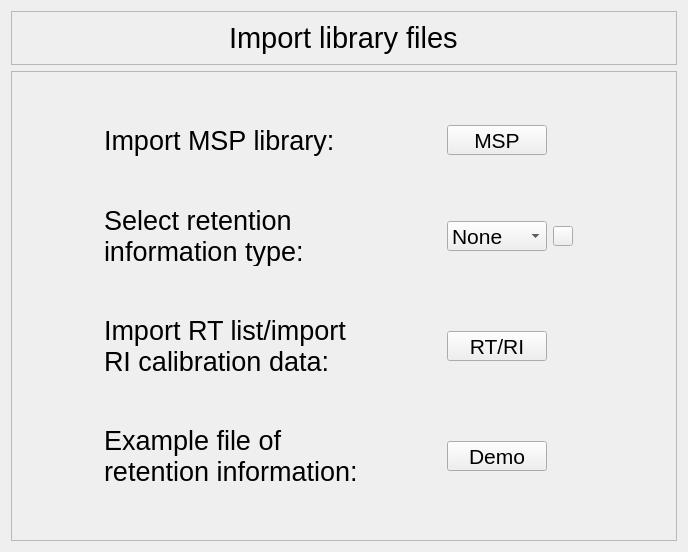
<?xml version="1.0" encoding="UTF-8"?>
<ui version="4.0">
 <class>Form</class>
 <widget class="QWidget" name="Form">
  <property name="geometry">
   <rect>
    <x>0</x>
    <y>0</y>
    <width>688</width>
    <height>552</height>
   </rect>
  </property>
  <property name="windowTitle">
   <string>DataAnalyzer-WTS</string>
  </property>
  <property name="windowIcon">
   <iconset>
    <normaloff>../Combine/icon.png</normaloff>../Combine/icon.png</iconset>
  </property>
  <layout class="QGridLayout" name="gridLayout_2" rowstretch="1,10">
   <item row="0" column="0">
    <widget class="QFrame" name="frame">
     <property name="frameShape">
      <enum>QFrame::StyledPanel</enum>
     </property>
     <property name="frameShadow">
      <enum>QFrame::Raised</enum>
     </property>
     <layout class="QHBoxLayout" name="horizontalLayout">
      <item>
       <widget class="QLabel" name="label">
        <property name="sizePolicy">
         <sizepolicy hsizetype="Maximum" vsizetype="Preferred">
          <horstretch>0</horstretch>
          <verstretch>0</verstretch>
         </sizepolicy>
        </property>
        <property name="font">
         <font>
          <pointsize>22</pointsize>
          <weight>50</weight>
          <italic>false</italic>
          <bold>false</bold>
         </font>
        </property>
        <property name="styleSheet">
         <string notr="true">font: 22pt;</string>
        </property>
        <property name="text">
         <string>Import library files</string>
        </property>
       </widget>
      </item>
     </layout>
    </widget>
   </item>
   <item row="1" column="0">
    <widget class="QFrame" name="frame_2">
     <property name="frameShape">
      <enum>QFrame::StyledPanel</enum>
     </property>
     <property name="frameShadow">
      <enum>QFrame::Raised</enum>
     </property>
     <layout class="QGridLayout" name="gridLayout">
      <item row="0" column="0">
       <widget class="QLabel" name="label_3">
        <property name="sizePolicy">
         <sizepolicy hsizetype="Maximum" vsizetype="Preferred">
          <horstretch>0</horstretch>
          <verstretch>0</verstretch>
         </sizepolicy>
        </property>
        <property name="minimumSize">
         <size>
          <width>0</width>
          <height>0</height>
         </size>
        </property>
        <property name="maximumSize">
         <size>
          <width>16777215</width>
          <height>16777215</height>
         </size>
        </property>
        <property name="font">
         <font>
          <pointsize>20</pointsize>
          <weight>50</weight>
          <italic>false</italic>
          <bold>false</bold>
         </font>
        </property>
        <property name="styleSheet">
         <string notr="true">font: 20pt;</string>
        </property>
        <property name="text">
         <string>Import MSP library:</string>
        </property>
       </widget>
      </item>
      <item row="0" column="1">
       <widget class="QPushButton" name="pushButton">
        <property name="minimumSize">
         <size>
          <width>50</width>
          <height>30</height>
         </size>
        </property>
        <property name="maximumSize">
         <size>
          <width>100</width>
          <height>30</height>
         </size>
        </property>
        <property name="font">
         <font>
          <pointsize>16</pointsize>
          <weight>50</weight>
          <italic>false</italic>
          <bold>false</bold>
         </font>
        </property>
        <property name="styleSheet">
         <string notr="true">font: 16pt;</string>
        </property>
        <property name="text">
         <string>MSP</string>
        </property>
       </widget>
      </item>
      <item row="1" column="0">
       <widget class="QLabel" name="label_2">
        <property name="sizePolicy">
         <sizepolicy hsizetype="Maximum" vsizetype="Preferred">
          <horstretch>0</horstretch>
          <verstretch>0</verstretch>
         </sizepolicy>
        </property>
        <property name="minimumSize">
         <size>
          <width>0</width>
          <height>60</height>
         </size>
        </property>
        <property name="maximumSize">
         <size>
          <width>16777215</width>
          <height>60</height>
         </size>
        </property>
        <property name="font">
         <font>
          <pointsize>20</pointsize>
          <weight>50</weight>
          <italic>false</italic>
          <bold>false</bold>
         </font>
        </property>
        <property name="styleSheet">
         <string notr="true">font: 20pt;</string>
        </property>
        <property name="text">
         <string>Select retention information type:</string>
        </property>
        <property name="wordWrap">
         <bool>true</bool>
        </property>
       </widget>
      </item>
      <item row="1" column="1">
       <widget class="QWidget" name="widget" native="true">
        <property name="minimumSize">
         <size>
          <width>0</width>
          <height>60</height>
         </size>
        </property>
        <layout class="QHBoxLayout" name="horizontalLayout_2">
         <property name="leftMargin">
          <number>0</number>
         </property>
         <item>
          <widget class="QComboBox" name="comboBox">
           <property name="sizePolicy">
            <sizepolicy hsizetype="Minimum" vsizetype="Fixed">
             <horstretch>0</horstretch>
             <verstretch>0</verstretch>
            </sizepolicy>
           </property>
           <property name="minimumSize">
            <size>
             <width>100</width>
             <height>30</height>
            </size>
           </property>
           <property name="maximumSize">
            <size>
             <width>100</width>
             <height>30</height>
            </size>
           </property>
           <property name="font">
            <font>
             <pointsize>16</pointsize>
             <weight>50</weight>
             <italic>false</italic>
             <bold>false</bold>
            </font>
           </property>
           <property name="styleSheet">
            <string notr="true">font: 16pt;</string>
           </property>
           <property name="sizeAdjustPolicy">
            <enum>QComboBox::AdjustToContentsOnFirstShow</enum>
           </property>
           <property name="placeholderText">
            <string extracomment="1"/>
           </property>
           <item>
            <property name="text">
             <string>None</string>
            </property>
           </item>
           <item>
            <property name="text">
             <string>RT</string>
            </property>
           </item>
           <item>
            <property name="text">
             <string>RI</string>
            </property>
           </item>
          </widget>
         </item>
         <item>
          <widget class="QPushButton" name="pushButton_7">
           <property name="minimumSize">
            <size>
             <width>20</width>
             <height>20</height>
            </size>
           </property>
           <property name="maximumSize">
            <size>
             <width>20</width>
             <height>20</height>
            </size>
           </property>
           <property name="text">
            <string/>
           </property>
           <property name="icon">
            <iconset>
             <normaloff>../Combine/R-C.png</normaloff>../Combine/R-C.png</iconset>
           </property>
           <property name="iconSize">
            <size>
             <width>20</width>
             <height>20</height>
            </size>
           </property>
          </widget>
         </item>
        </layout>
       </widget>
      </item>
      <item row="2" column="0">
       <widget class="QLabel" name="label_4">
        <property name="minimumSize">
         <size>
          <width>0</width>
          <height>60</height>
         </size>
        </property>
        <property name="maximumSize">
         <size>
          <width>16777215</width>
          <height>60</height>
         </size>
        </property>
        <property name="font">
         <font>
          <pointsize>20</pointsize>
          <weight>50</weight>
          <italic>false</italic>
          <bold>false</bold>
         </font>
        </property>
        <property name="styleSheet">
         <string notr="true">font: 20pt;</string>
        </property>
        <property name="text">
         <string>Import RT list/import
RI calibration data:</string>
        </property>
        <property name="wordWrap">
         <bool>false</bool>
        </property>
       </widget>
      </item>
      <item row="2" column="1">
       <widget class="QPushButton" name="pushButton_4">
        <property name="minimumSize">
         <size>
          <width>50</width>
          <height>30</height>
         </size>
        </property>
        <property name="maximumSize">
         <size>
          <width>100</width>
          <height>30</height>
         </size>
        </property>
        <property name="font">
         <font>
          <pointsize>16</pointsize>
          <weight>50</weight>
          <italic>false</italic>
          <bold>false</bold>
         </font>
        </property>
        <property name="styleSheet">
         <string notr="true">font: 16pt;</string>
        </property>
        <property name="text">
         <string>RT/RI</string>
        </property>
       </widget>
      </item>
      <item row="3" column="0">
       <widget class="QLabel" name="label_5">
        <property name="minimumSize">
         <size>
          <width>0</width>
          <height>60</height>
         </size>
        </property>
        <property name="maximumSize">
         <size>
          <width>16777215</width>
          <height>60</height>
         </size>
        </property>
        <property name="font">
         <font>
          <pointsize>20</pointsize>
          <weight>50</weight>
          <italic>false</italic>
          <bold>false</bold>
         </font>
        </property>
        <property name="styleSheet">
         <string notr="true">font: 20pt;</string>
        </property>
        <property name="text">
         <string>Example file of 
retention information:</string>
        </property>
        <property name="wordWrap">
         <bool>false</bool>
        </property>
       </widget>
      </item>
      <item row="3" column="1">
       <widget class="QPushButton" name="pushButton_2">
        <property name="minimumSize">
         <size>
          <width>50</width>
          <height>30</height>
         </size>
        </property>
        <property name="maximumSize">
         <size>
          <width>100</width>
          <height>30</height>
         </size>
        </property>
        <property name="font">
         <font>
          <pointsize>16</pointsize>
          <weight>50</weight>
          <italic>false</italic>
          <bold>false</bold>
         </font>
        </property>
        <property name="styleSheet">
         <string notr="true">font: 16pt;</string>
        </property>
        <property name="text">
         <string>Demo</string>
        </property>
       </widget>
      </item>
     </layout>
    </widget>
   </item>
  </layout>
 </widget>
 <resources/>
 <connections>
  <connection>
   <sender>pushButton_2</sender>
   <signal>clicked()</signal>
   <receiver>Form</receiver>
   <slot>demo()</slot>
   <hints>
    <hint type="sourcelabel">
     <x>551</x>
     <y>469</y>
    </hint>
    <hint type="destinationlabel">
     <x>780</x>
     <y>460</y>
    </hint>
   </hints>
  </connection>
  <connection>
   <sender>pushButton_7</sender>
   <signal>clicked()</signal>
   <receiver>Form</receiver>
   <slot>tooltip1()</slot>
   <hints>
    <hint type="sourcelabel">
     <x>563</x>
     <y>251</y>
    </hint>
    <hint type="destinationlabel">
     <x>825</x>
     <y>256</y>
    </hint>
   </hints>
  </connection>
 </connections>
 <slots>
  <slot>demo()</slot>
  <slot>tooltip1()</slot>
 </slots>
</ui>
